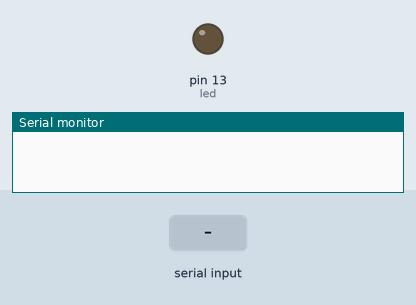
Bench run of a sketch on a simulated Arduino Uno, built with avr-gcc and run on an emulated ATmega328P. Parts: output pins drawn as LEDs (lit = HIGH), the last lines printed to the serial monitor. The test bench sets the inputs (shaded band).

Above: at 1.2 s.
1.3 s: "F" received over Serial
At 1.6 s:
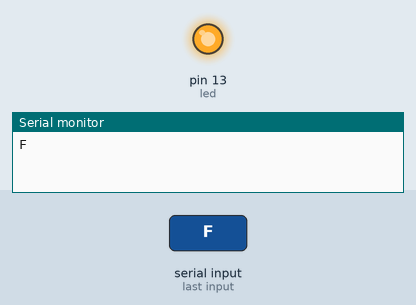
4.3 s: "B" received over Serial
Timing chart, 0 to 11.8 s (numbered marks = the images above; inputs shaded):
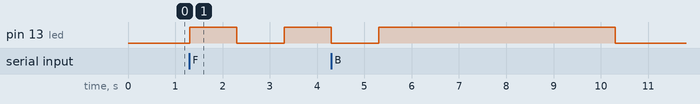

Measured:
- after the input at 1.3 s, pin 13 (led): LOW → HIGH at once, → LOW 1.0 s later, → HIGH 1.0 s later

The sketch:

Challange1.ino
```cpp
int led=13;

char t;
void setup() {
  Serial.begin(9600);
  pinMode(led,OUTPUT);
}

void loop() {
  while(Serial.available()>0){
     t=Serial.read();
      Serial.println(t);
  }
  if(t=='F'){
    digitalWrite(led,HIGH);
    delay(1000);
    digitalWrite(led,LOW);
    delay(1000);

  }
   else if (t=='B'){
    digitalWrite(led,HIGH);
    delay(5000);
    digitalWrite(led,LOW);
    delay(5000);
  }
  else if (t=='R'){
    digitalWrite(led,HIGH);
    delay(10000);
    digitalWrite(led,LOW);
    delay(10000);
}
  else if (t=='L'){
    digitalWrite(led,HIGH);
    delay(15000);
    digitalWrite(led,LOW);
    delay(15000);
  }
}
```
